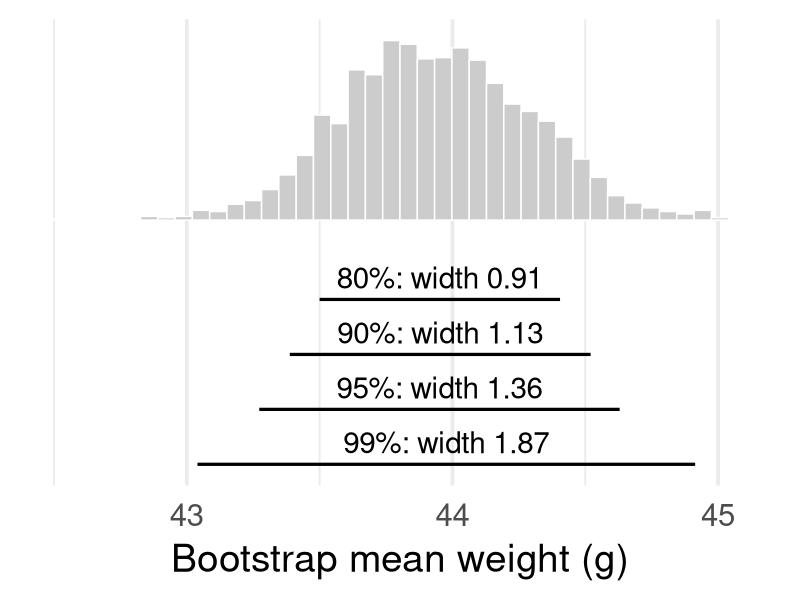
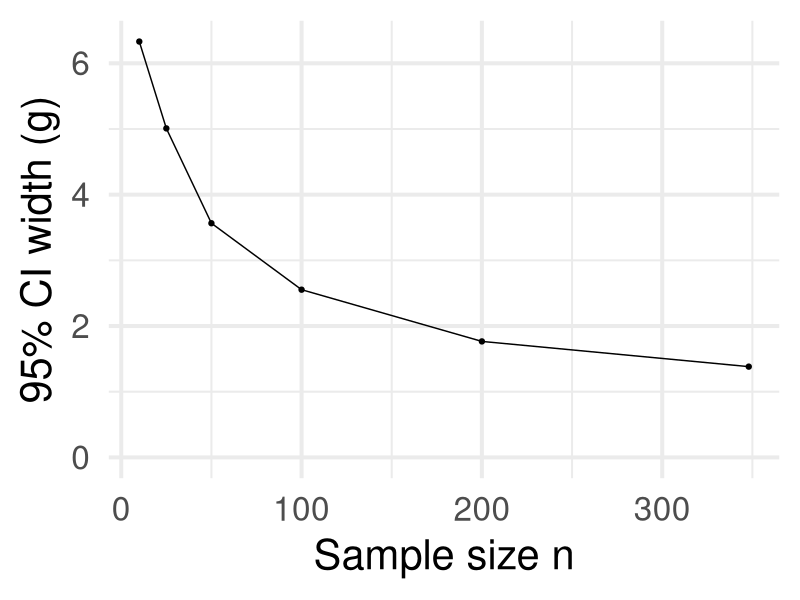
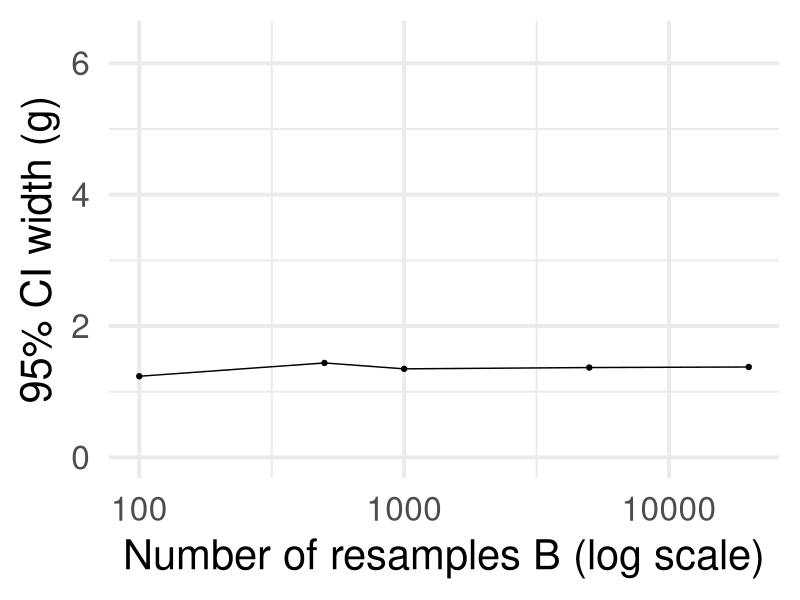
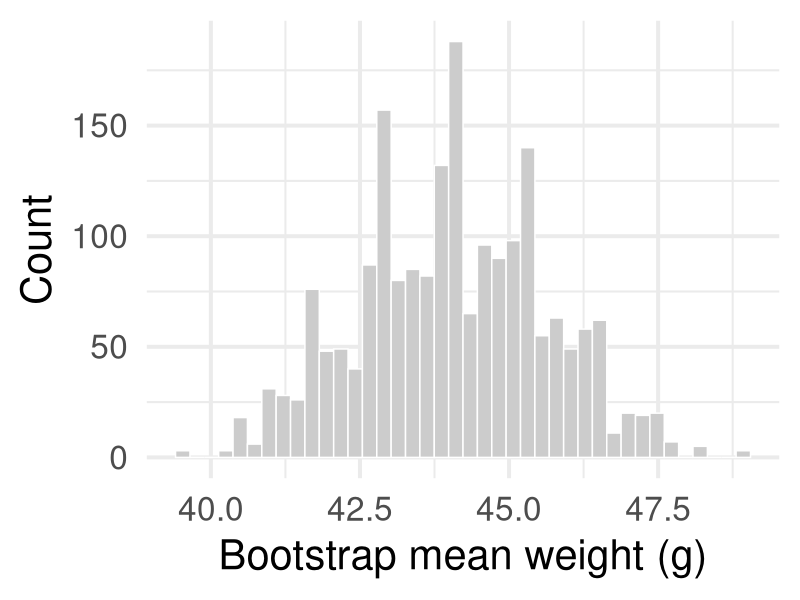
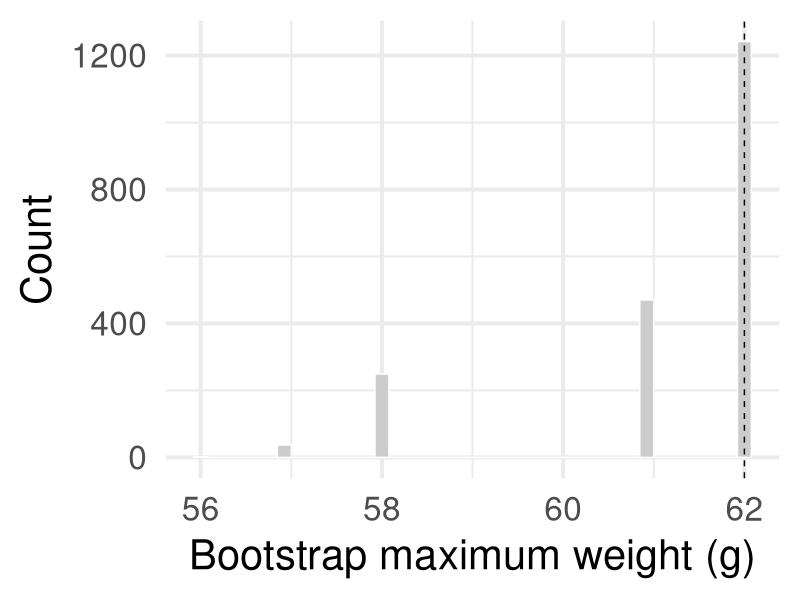
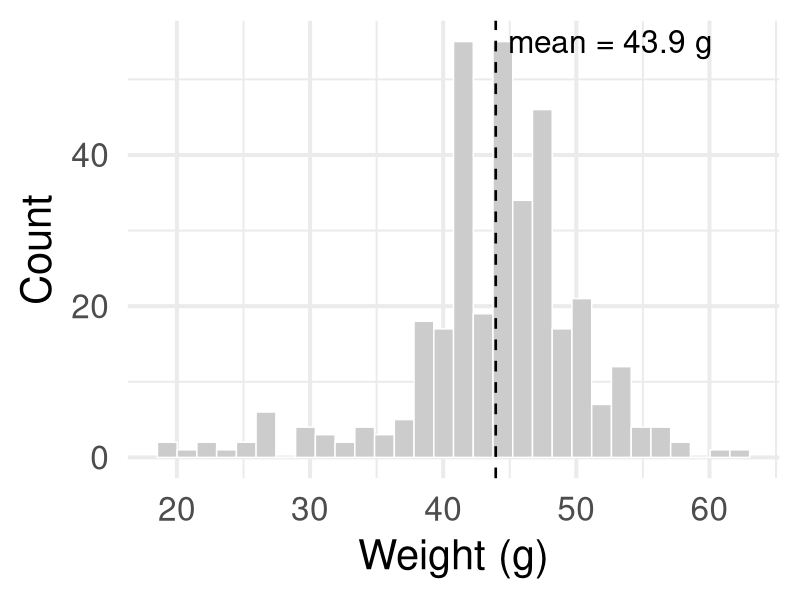
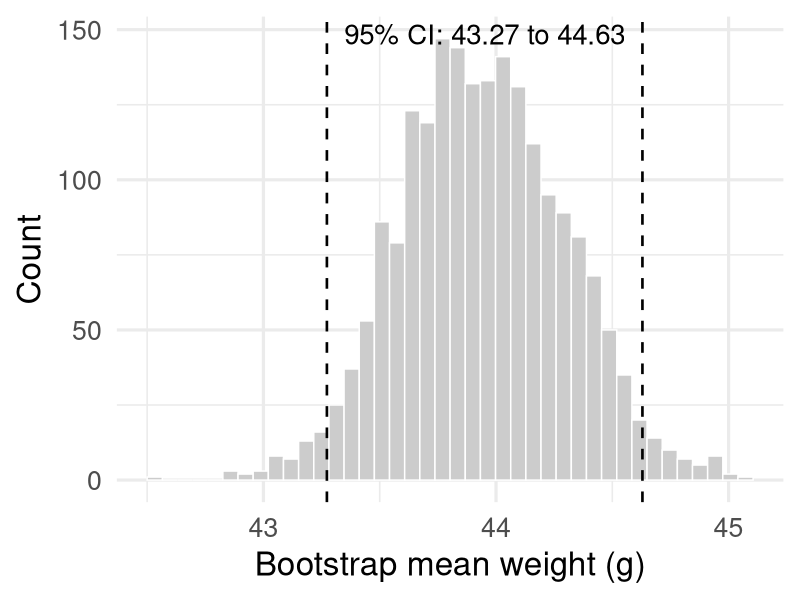
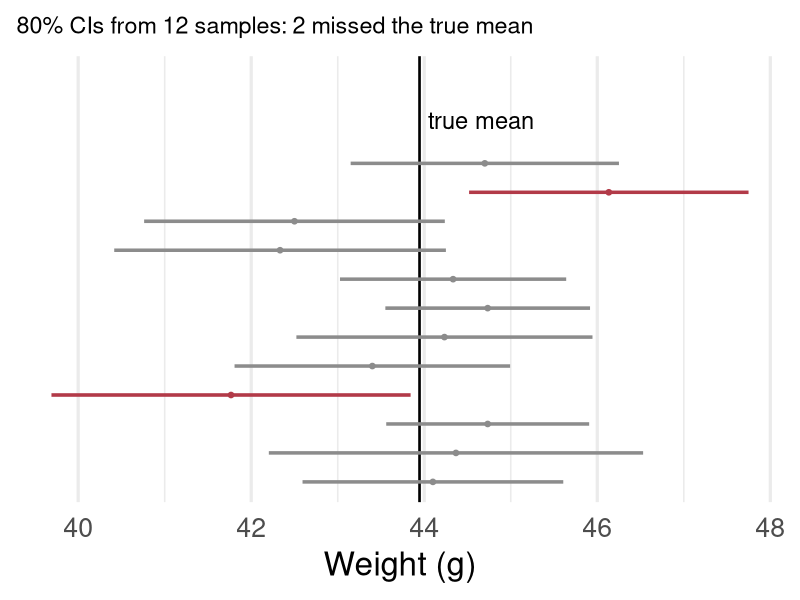

Generate these figures, in order, with R:
# MA214 Lecture 9 -- Confidence intervals with bootstrapping
# In-class demo + figure generation.
#
# Data: data/dm1999.csv -- the 348 kangaroo rats (Dipodomys merriami) weighed
# in 1999 in the Portal Project Teaching Database.
#
# Run from this directory:  Rscript Lecture9_demo.R

library(tidyverse)

set.seed(214)

dm_1999 <- read_csv("data/dm1999.csv", show_col_types = FALSE)
w <- dm_1999$weight
n <- length(w)

# ------------------------------------------------------------------------------
# The bootstrap in four lines (slide: "Doing it in R")
# ------------------------------------------------------------------------------
mean(w)                                        # 43.95
mean(sample(w, replace = TRUE))                # one resample

boot_means <- replicate(2000, mean(sample(w, replace = TRUE)))

quantile(boot_means, c(0.025, 0.975))          # percentile CI: 43.27 44.63
sd(boot_means)                                 # SE_boot: 0.355

# The two recipes agree when the bootstrap distribution is roughly symmetric.
mean(w) + c(-2, 2) * sd(boot_means)            # SE method: 43.24 44.65

# ------------------------------------------------------------------------------
# Figure: one bootstrap distribution, four confidence levels
# ------------------------------------------------------------------------------
levels <- c(0.80, 0.90, 0.95, 0.99)

ci_by_level <- map_dfr(levels, function(lev) {
  a <- (1 - lev) / 2
  q <- quantile(boot_means, c(a, 1 - a))
  tibble(level = lev, lower = q[1], upper = q[2], width = q[2] - q[1])
})

p_levels <- ggplot(tibble(stat = boot_means), aes(x = stat)) +
  geom_histogram(bins = 40, fill = "grey80", colour = "white") +
  geom_segment(
    data = ci_by_level,
    aes(x = lower, xend = upper,
        y = -20 - 45 * seq_along(levels), yend = -20 - 45 * seq_along(levels)),
    linewidth = 1.1
  ) +
  geom_text(
    data = ci_by_level,
    aes(x = (lower + upper) / 2,
        y = -20 - 45 * seq_along(levels) + 18,
        label = paste0(100 * level, "%: width ", sprintf("%.2f", width))),
    size = 7.5
  ) +
  scale_y_continuous(NULL, breaks = NULL) +
  labs(x = "Bootstrap mean weight (g)") +
  theme_minimal(base_size = 28)

ggsave("figures/ci_levels.png", p_levels, width = 6.5, height = 4, dpi = 200)

# ------------------------------------------------------------------------------
# Figure: what actually narrows an interval -- n, not B
# ------------------------------------------------------------------------------
ci_width <- function(x, B = 1000) {
  bm <- replicate(B, mean(sample(x, replace = TRUE)))
  diff(quantile(bm, c(0.025, 0.975)))
}

# width vs sample size (subsample the observed weights)
by_n <- map_dfr(c(10, 25, 50, 100, 200, 348), function(m) {
  reps <- replicate(20, ci_width(sample(w, m)))
  tibble(n = m, width = mean(reps))
})

# width vs number of resamples B (at the full sample size)
by_B <- map_dfr(c(100, 500, 1000, 5000, 20000), function(B) {
  tibble(B = B, width = ci_width(w, B = B))
})

p_n <- ggplot(by_n, aes(x = n, y = width)) +
  geom_line() + geom_point() +
  expand_limits(y = 0) +
  labs(x = "Sample size n", y = "95% CI width (g)") +
  theme_minimal(base_size = 30)

p_B <- ggplot(by_B, aes(x = B, y = width)) +
  geom_line() + geom_point() +
  scale_x_log10() +
  expand_limits(y = c(0, max(by_n$width))) +
  labs(x = "Number of resamples B (log scale)", y = "95% CI width (g)") +
  theme_minimal(base_size = 30)

ggsave("figures/width_vs_n.png", p_n, width = 5.6, height = 3.2, dpi = 200)
ggsave("figures/width_vs_B.png", p_B, width = 5.6, height = 3.2, dpi = 200)

# ------------------------------------------------------------------------------
# Figure: the bootstrap cannot rescue a tiny sample
# ------------------------------------------------------------------------------
# With n = 5, the bootstrap distribution of the mean is visibly chunky: every
# resample is built from the same five numbers, so the CI inherits whatever
# those five numbers happened to be.
small <- sample(w, 5)
boot_small <- replicate(2000, mean(sample(small, replace = TRUE)))

p_small <- ggplot(tibble(stat = boot_small), aes(x = stat)) +
  geom_histogram(bins = 40, fill = "grey80", colour = "white") +
  labs(x = "Bootstrap mean weight (g)", y = "Count") +
  theme_minimal(base_size = 30)

# The maximum is worse: the bootstrap distribution of max(x*) can never exceed
# max(x), so the interval is degenerate no matter how large B is.
boot_max <- replicate(2000, max(sample(w, replace = TRUE)))

p_max <- ggplot(tibble(stat = boot_max), aes(x = stat)) +
  geom_histogram(bins = 40, fill = "grey80", colour = "white") +
  geom_vline(xintercept = max(w), linetype = 2) +
  labs(x = "Bootstrap maximum weight (g)", y = "Count") +
  theme_minimal(base_size = 30)

ggsave("figures/boot_small_n5.png", p_small, width = 5.6, height = 3.2, dpi = 200)
ggsave("figures/boot_max.png", p_max, width = 5.6, height = 3.2, dpi = 200)

# ------------------------------------------------------------------------------
# Figure: the sample itself (slide "Question. What is a typical body mass?")
# ------------------------------------------------------------------------------
# Shown at 0.42\textwidth, the same size as boot_small_n5.png, so it uses the
# same save width and base_size.
p_hist <- ggplot(dm_1999, aes(x = weight)) +
  geom_histogram(bins = 30, fill = "grey80", colour = "white") +
  geom_vline(xintercept = mean(w), linetype = 2, linewidth = 0.9) +
  annotate("text", x = mean(w), y = Inf, vjust = 1.4, hjust = -0.06,
           size = 8, label = sprintf("mean = %.1f g", mean(w))) +
  labs(x = "Weight (g)", y = "Count") +
  theme_minimal(base_size = 30)

ggsave("figures/dm1999_hist.png", p_hist, width = 5.6, height = 3.2, dpi = 200)

# ------------------------------------------------------------------------------
# Figure: the bootstrap distribution of the mean, with the 95% percentile CI
# ------------------------------------------------------------------------------
ci95 <- quantile(boot_means, c(0.025, 0.975))

p_boot_mean <- ggplot(tibble(stat = boot_means), aes(x = stat)) +
  geom_histogram(bins = 40, fill = "grey80", colour = "white") +
  geom_vline(xintercept = ci95, linetype = 2, linewidth = 0.9) +
  annotate("text", x = mean(ci95), y = Inf, vjust = 1.4, size = 7,
           label = sprintf("95%% CI: %.2f to %.2f", ci95[1], ci95[2])) +
  labs(x = "Bootstrap mean weight (g)", y = "Count") +
  theme_minimal(base_size = 24)

ggsave("figures/dm1999_boot_mean.png", p_boot_mean,
       width = 5.6, height = 3.2, dpi = 200)

# ------------------------------------------------------------------------------
# Figure: why "80% confidence" is a statement about the procedure
# ------------------------------------------------------------------------------
# Treat the 348 observed weights as the population, so the true mean is known.
# Draw repeated samples, build an 80% interval from each, and count the misses.
# About 1 interval in 5 should fail to cover -- that is what the level means.
pop_mean <- mean(w)
n_draw   <- 30
n_reps   <- 12          # few enough that each interval is still separable
lev      <- 0.80

cis <- map_dfr(seq_len(n_reps), function(i) {
  s  <- sample(w, n_draw)
  se <- sd(s) / sqrt(n_draw)
  tc <- qt(1 - (1 - lev) / 2, df = n_draw - 1)
  tibble(rep = i, lower = mean(s) - tc * se, upper = mean(s) + tc * se)
}) |>
  mutate(covers = lower <= pop_mean & pop_mean <= upper)

# The missing intervals are colored and named on the plot instead of in a
# legend: at this display size a legend costs more room than it explains.
p_cartoon <- ggplot(cis, aes(y = rep)) +
  geom_vline(xintercept = pop_mean, linewidth = 0.9) +
  geom_segment(aes(x = lower, xend = upper, yend = rep, colour = covers),
               linewidth = 1.2) +
  geom_point(aes(x = (lower + upper) / 2, colour = covers), size = 1.6) +
  annotate("text", x = pop_mean, y = n_reps + 1.5, hjust = -0.08, size = 6,
           label = "true mean") +
  scale_colour_manual(values = c(`TRUE` = "grey55", `FALSE` = "#B23A48")) +
  scale_y_continuous(NULL, breaks = NULL,
                     expand = expansion(add = c(0.7, 2.2))) +
  labs(x = "Weight (g)",
       title = sprintf("%d%% CIs from %d samples: %d missed the true mean",
                       100 * lev, n_reps, sum(!cis$covers))) +
  theme_minimal(base_size = 24) +
  theme(legend.position = "none",
        plot.title = element_text(size = rel(0.7)))

ggsave("figures/ci_cartoon.png", p_cartoon, width = 5.6, height = 3.4, dpi = 200)

cat("\nFigures written to figures/\n")
